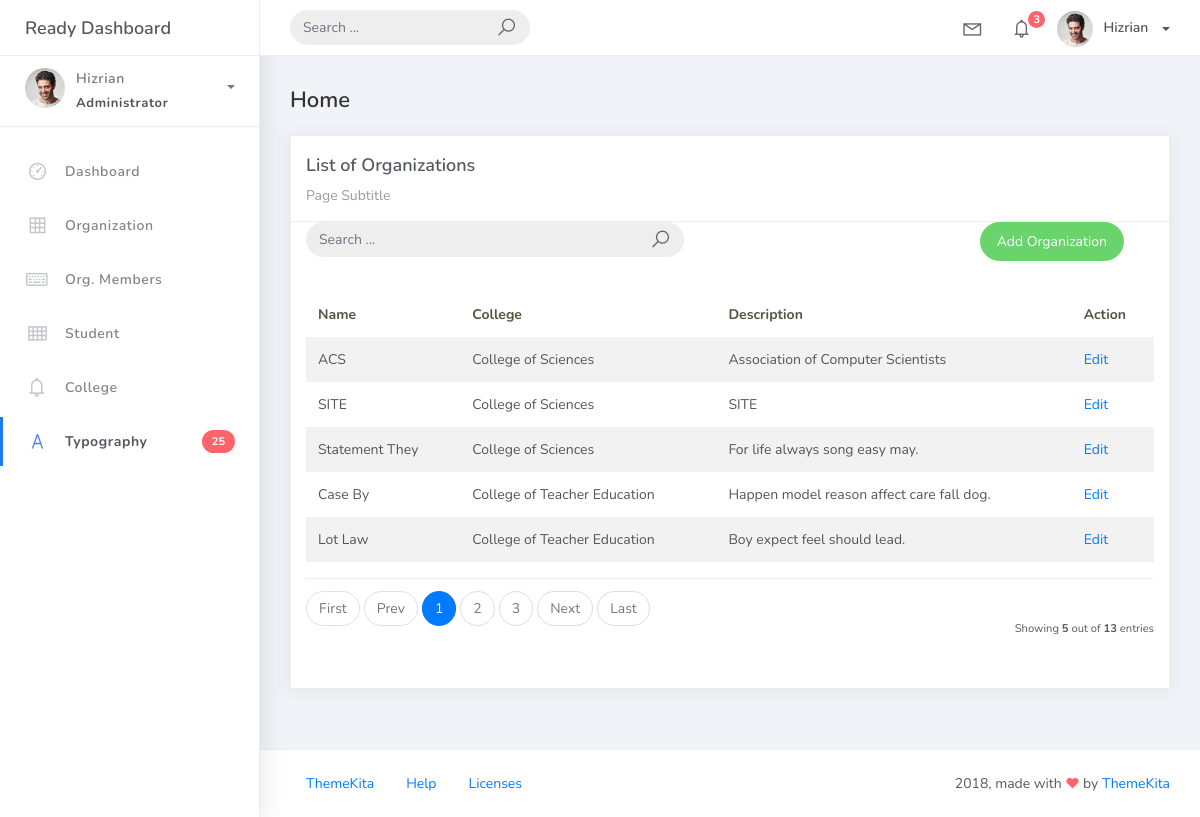
Screenshot of /organization_list with the database file from the repository.
### studentorg/models.py (models this page shows, shortened)
class BaseModel(models.Model):
    created_at = models.DateTimeField(auto_now_add=True, db_index=True)
    updated_at = models.DateTimeField(auto_now=True)
    class Meta:
        abstract = True

class Organization(BaseModel):
    name = models.CharField(max_length=250)
    college = models.ForeignKey(College, null=True, blank=True, on_delete=models.CASCADE)
    description = models.CharField(max_length=500)

class College(BaseModel):
    college_name = models.CharField(max_length=150)
    def __str__(self):
        return self.college_name

### studentorg/views.py (the view)
# urls.py: path('organization_list', OrganizationList.as_view(), name='organization-list'),
class OrganizationList(ListView):
    model = Organization
    context_object_name = 'organization'
    template_name = 'org_list.html'
    paginate_by = 5

### templates/org_list.html
{% extends 'base.html' %}
{% load static %}
{% block content %}
  <div class="content">
    <div class="container-fluid">
      <h4 class="page-title">Home</h4>
      <div class="row">
        <div class="col-md-12">
          <div class="card">
            <div class="card-header">
              <div class="card-title">List of Organizations</div>
              <div class="card-category">Page Subtitle</div>
            </div>
<div class="col-md-12 row">
  <div class="col-md-6">
    <form class="navbar-left navbar-form nav-search mr-md-3" action="">
      <div class="input-group">
        <input type="text" placeholder="Search ..." class="form-control" />
        <div class="input-group-append">
          <span class="input-group-text">
            <i class="la la-search search-icon"></i>
          </span>
        </div>
      </div>
    </form>
  </div>
  <div class="col-md-6">
    <div class="pull-right">
      <a href="{% url 'organization-add' %}" class="btn btn-success btn-rounded">Add
        Organization</a>
    </div>
  </div>
</div>
            <div class="card-body">
              <table class="table table-striped mt-3">
                <thead>
                  <tr>
                    <th scope="col">Name</th>
                    <th scope="col">College</th>
                    <th scope="col">Description</th>
                    <th scope="col">Action</th>
                  </tr>
                </thead>
                <tbody>
                  {% for object in object_list %}
                    <tr>
                      <td>{{ object.name }}</td>
                      <td>{{ object.college }}</td>
                      <td>{{ object.description }}</td>
                      <td><a href="organization_list/{{ object.id }}">Edit</a></td>
                    </tr>
                  {% empty %}
                    <tr>
                      <td colspan="4" style="text-align: center">
                        <p class="text-sm font-weight-bold mb-0">No Records Found</p>
                      </td>
                    </tr>
                  {% endfor %}
                </tbody>
              </table>
              {% include 'includes/pagination.html' %}
            </div>
          </div>
        </div>
      </div>
    </div>
  </div>
{% endblock %}

### rows the page displays
Organization: name "ACS", college "College of Sciences", description "Association of Computer Scientists"
Organization: name "SITE", college "College of Sciences", description "SITE"
Organization: name "Statement They", college "College of Sciences", description "For life always song easy may."
Organization: name "Case By", college "College of Teacher Education", description "Happen model reason affect care fall dog."
Organization: name "Lot Law", college "College of Teacher Education", description "Boy expect feel should lead."

### other values shown
{{ page_num }} "1"
{{ page_num }} "2" "3"
{{ object_list.count }} "5"
{{ paginator.count }} "13"
